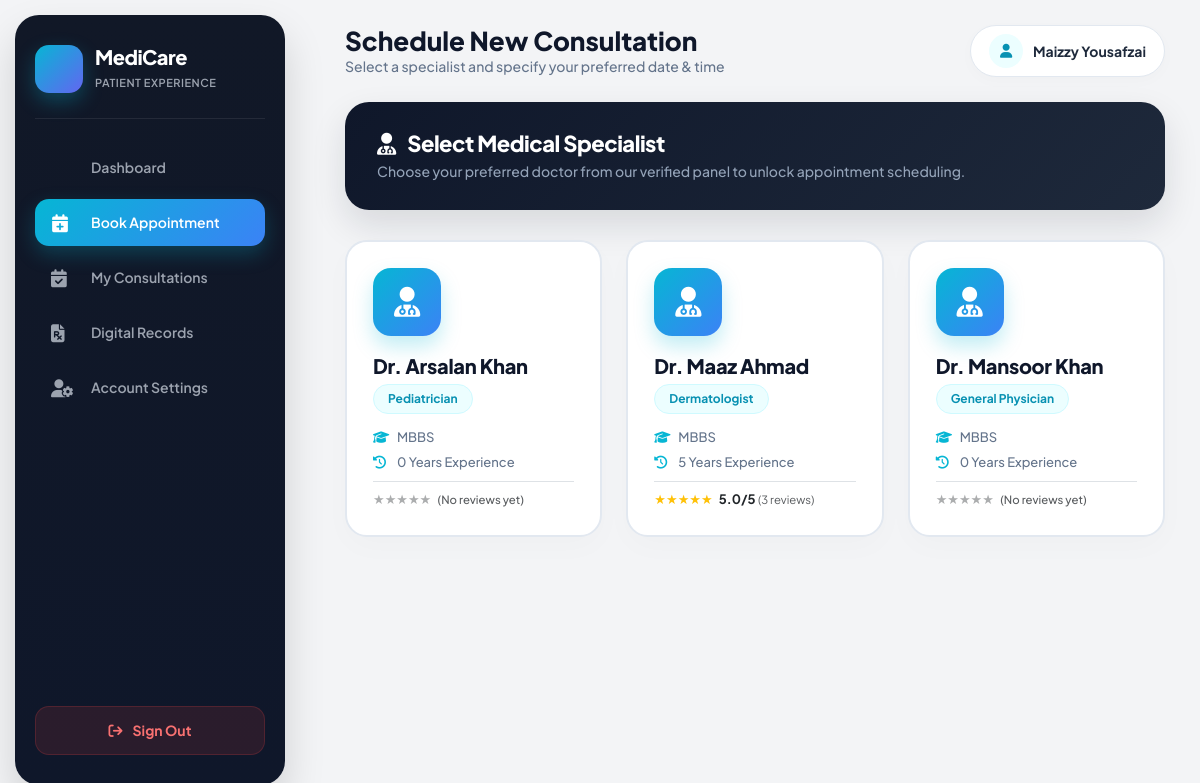
Before: /patient/book_appointment.php (signed in) with the older database file.
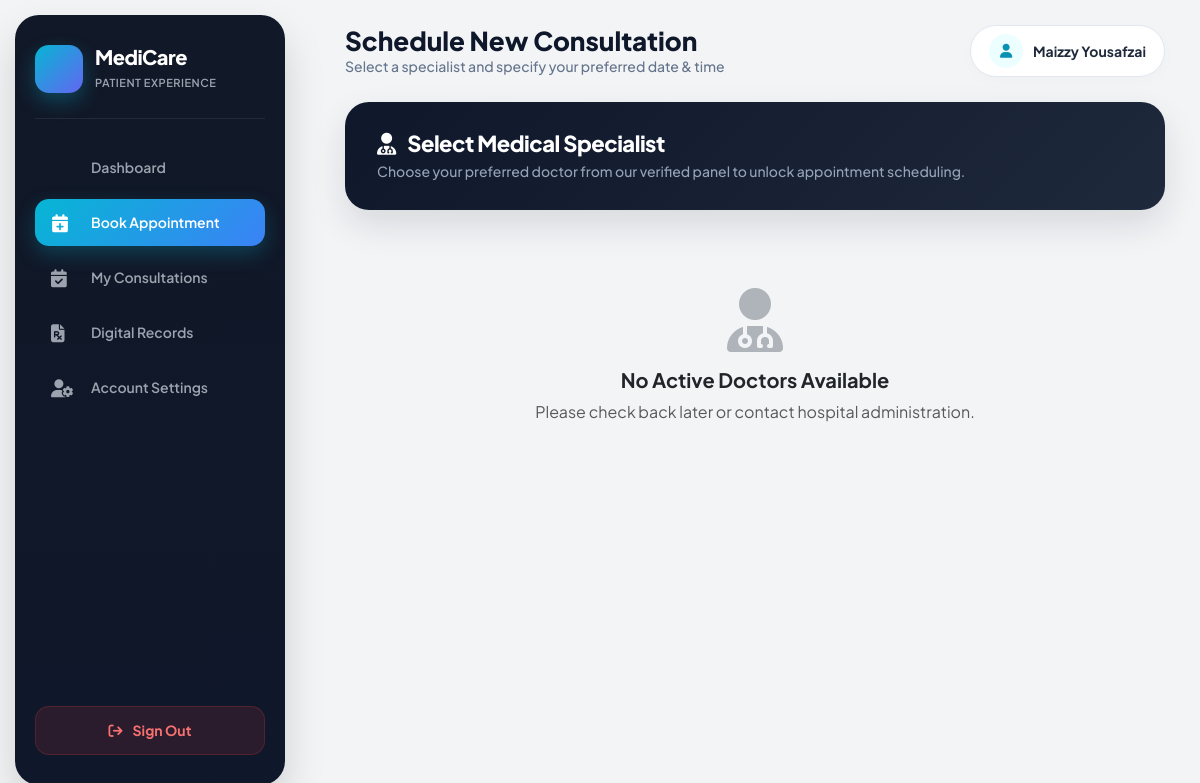
After: the same page with the newer database file.
### tables this page shows
CREATE TABLE `doctors` (
  `id` int(11) NOT NULL,
  `user_id` int(11) NOT NULL,
  `specialization` varchar(100) DEFAULT NULL,
  `qualification` varchar(100) DEFAULT NULL,
  `experience` int(11) DEFAULT NULL,
  `status` enum('active','pending') DEFAULT 'pending',
  `fee` decimal(10,2) DEFAULT 0.00
);

CREATE TABLE `users` (
  `id` int(11) NOT NULL,
  `fullname` varchar(100) NOT NULL,
  `email` varchar(100) NOT NULL,
  `phone` varchar(20) DEFAULT NULL,
  `password` varchar(255) NOT NULL,
  `role` enum('patient','doctor','admin') NOT NULL,
  `status` enum('active','pending','blocked') DEFAULT 'active',
  `created_at` timestamp NOT NULL DEFAULT current_timestamp(),
  `specialization` varchar(255) DEFAULT NULL
);

### patient/book_appointment.php (the view, shortened to what the changed rows need)
<?php
include '../db/connection.php';
$doctors_query = "SELECT u.id, u.fullname, d.specialization, d.qualification, d.experience
                  FROM users u
                  JOIN doctors d ON u.id = d.user_id
                  WHERE u.role='doctor' AND u.status='active'
                  ORDER BY u.fullname ASC";
$doctors = mysqli_query($conn, $doctors_query);
?>
<!DOCTYPE html>
<html lang="en">
<head>
    <link href="https://cdn.jsdelivr.net/npm/bootstrap@5.3.0/dist/css/bootstrap.min.css" rel="stylesheet">
    <link href="https://cdnjs.cloudflare.com/ajax/libs/font-awesome/6.4.0/css/all.min.css" rel="stylesheet">
</head>
<body>
<div class="sidebar">
    <div>
        <div class="brand-box">
            <div>
                <h1 class="brand-title">MediCare</h1>
            </div>
        </div>
    </div>
</div>
<div class="workspace">
    <div class="row g-4" id="doctorsGrid">
        <?php if (mysqli_num_rows($doctors) == 0): ?>
            <div class="col-12 text-center text-muted py-5">
                <i class="fas fa-user-md fa-4x mb-3 text-secondary opacity-50"></i>
                <h5 class="fw-bold text-dark">No Active Doctors Available</h5>
                <p>Please check back later or contact hospital administration.</p>
            </div>
        <?php else: ?>
            <?php while ($doc = mysqli_fetch_assoc($doctors)): ?>
                <?php $doc_id = intval($doc['id']); ?>
                <div class="col-md-6 col-lg-4">
                    <div class="doctor-card"
                         onclick="selectDoctor(<?php echo $doc_id; ?>, '<?php echo htmlspecialchars(addslashes($doc['fullname'])); ?>', '<?php echo htmlspecialchars(addslashes($doc['specialization'])); ?>')"
                         id="card_<?php echo $doc_id; ?>">
                        <div class="doctor-avatar">
                            <i class="fas fa-user-md"></i>
                        </div>
                        <h5>Dr. <?php echo htmlspecialchars($doc['fullname']); ?></h5>
                        <span class="spec-badge"><?php echo htmlspecialchars($doc['specialization']); ?></span>
                        <div class="doctor-info-text">
                            <p><i class="fas fa-graduation-cap"></i> <?php echo htmlspecialchars($doc['qualification']); ?></p>
                            <p><i class="fas fa-history"></i> <?php echo intval($doc['experience']); ?> Years Experience</p>
                            <?php
                            $avg_res = mysqli_query($conn,
                                "SELECT ROUND(AVG(rating), 1) as avg_rating, COUNT(*) as total
                                 FROM ratings WHERE doctor_id = $doc_id");
                            $avg = mysqli_fetch_assoc($avg_res);
                            ?>
                            <div class="mt-2 pt-2 border-top">
                                <?php if($avg['total'] > 0): ?>
                                    <?php
                                    $stars = round($avg['avg_rating']);
                                    for($s = 1; $s <= 5; $s++) {
                                        echo ($s <= $stars) ? '<span class="text-warning">★</span>' : '<span class="text-muted opacity-50">★</span>';
                                    }
                                    ?>
                                    <span class="ms-1 fw-bold text-dark fs-7">
                                        <?php echo $avg['avg_rating']; ?>/5
                                        <small class="text-muted fw-normal">(<?php echo $avg['total']; ?> reviews)</small>
                                    </span>
                                <?php else: ?>
                                    <span class="text-muted opacity-50">★★★★★</span>
                                    <small class="text-muted ms-1">(No reviews yet)</small>
                                <?php endif; ?>
                            </div>
                        </div>
                    </div>
                </div>
            <?php endwhile; ?>
        <?php endif; ?>
    </div>
</div>
</body>
</html>

Changed rows visible on the page:
removed doctors: user.fullname "Arsalan Khan", specialization "Pediatrician", qualification "MBBS", experience "0", shows "(No reviews yet)"
removed doctors: user.fullname "Maaz Ahmad", specialization "Dermatologist", qualification "MBBS", experience "5", avg_rating "5.0", total "3"
removed doctors: user.fullname "Mansoor Khan", specialization "General Physician", qualification "MBBS", experience "0", shows "(No reviews yet)"
Other visible differences:
text now shown: "No Active Doctors Available Please check back later or contact hospital administration."
